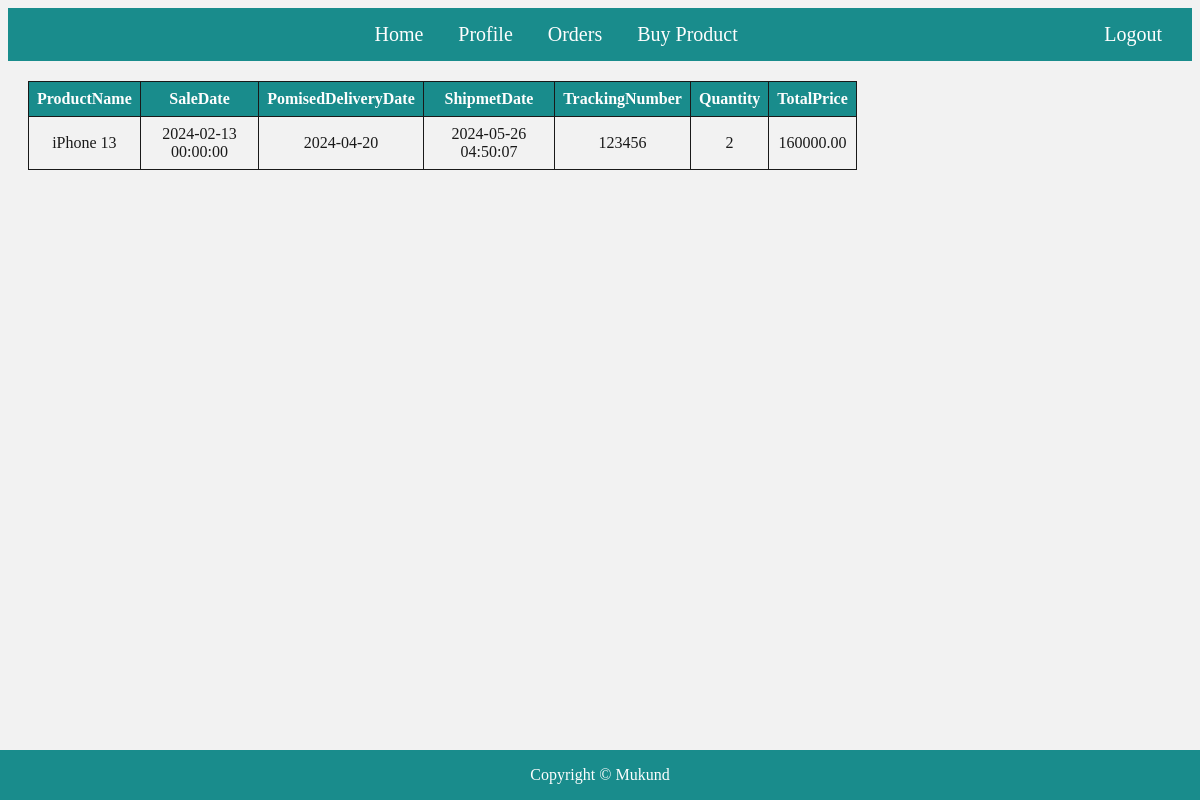
Page /user/order.php (signed in) on the committed database.
### tables this page shows
CREATE TABLE Sales (
    SaleID INT AUTO_INCREMENT PRIMARY KEY,
    CustomerID INT,
    ProductID INT,
    SaleDate TIMESTAMP DEFAULT CURRENT_TIMESTAMP,
    Quantity INT check(Quantity>=0),
    TotalPrice DECIMAL(10, 2),
    FOREIGN KEY (CustomerID) REFERENCES Customers(CustomerID) ON DELETE CASCADE ON UPDATE CASCADE,
    FOREIGN KEY (ProductID) REFERENCES Products(ProductID) ON DELETE CASCADE ON UPDATE CASCADE
);

CREATE TABLE Products (
    ProductID INT AUTO_INCREMENT ,
    Name VARCHAR(255),
    Description TEXT,
    ManufacturerID INT,
    Price DECIMAL(10, 2) check(price>0),
    PRIMARY KEY(ProductID),
    foreign key(ManufacturerID ) REFERENCES Manufacturer(ManufacturerID) ON DELETE CASCADE ON UPDATE CASCADE
);

CREATE TABLE Shipments (
    ShipmentID INT AUTO_INCREMENT PRIMARY KEY,
    SaleID INT,
    ShipperID INT,
    TrackingNumber VARCHAR(255) Unique ,
    ShipmentDate TIMESTAMP DEFAULT CURRENT_TIMESTAMP,
    DeliveryDate DATE,
    PromisedDeliveryDate DATE,
    FOREIGN KEY (SaleID) REFERENCES Sales(SaleID) ON DELETE CASCADE ON UPDATE CASCADE,
    FOREIGN KEY (ShipperID) REFERENCES Shippers(ShipperID) ON DELETE CASCADE ON UPDATE CASCADE
);

### user/order.php (the view, shortened to what this page needs)
<!DOCTYPE html>
<html>
<head>
    <link rel="stylesheet" href="admindashboard.css">
    <link rel="stylesheet" href="customer.css">
    <link rel="stylesheet" href="table.css">
</head>
<body>
<div class="navbar">
    <a href="customer_dashboard.php">Home</a>
        <a href="profile.php">Profile</a>
        <a href="order.php">Orders</a>
        <a href="buy.php">Buy Product</a>
        <a href="logout.php" class="logout">Logout</a>
    </div>
        <div class="content">
            <?php include "connection.php";?>
            <table>
                <tr>
                    <th>ProductName</th>
                    <th>SaleDate</th>
                    <th>PomisedDeliveryDate</th>
                    <th>ShipmetDate</th>
                    <th>TrackingNumber</th>
                    <th>Quantity</th>
                    <th>TotalPrice</th>
                </tr>
            <?php
                  $user=$_SESSION['user'];
                $query="select * from sales natural join products natural join shipments where CustomerID='$user'";
                $data=mysqli_query($con,$query);
                $result=mysqli_num_rows($data);
                if($result){
                 while($row=mysqli_fetch_array($data)){
                 ?>
                 <tr>
                    <td><?php echo $row['Name']?></td>
                    <td><?php echo $row['SaleDate']?></td>
                    <td><?php echo $row['PromisedDeliveryDate']?></td>
                    <td><?php echo $row['ShipmentDate']?></td>
                    <td><?php echo $row['TrackingNumber']?></td>
                    <td><?php echo $row['Quantity']?></td>
                    <td><?php echo $row['TotalPrice']?></td>
                </tr>
                 <?php
                 }
                }
                else
            {
            ?>
             <tr>
                <td>No record found</td>
             </tr>
             <?php
             }
           ?>
            </table>
        </div>
    <div class="footer">
        <p>Copyright © Mukund</p>
    </div>
</body>
</html>

### user/admindashboard.css (style rules this page uses)
body { background-color: #f2f2f2; opacity: 0.9; z-index: -1; }
.navbar { background-color: #008080; color: white; padding: 15px; text-align: center; font-size: 20px; }
.navbar a { color: white; text-decoration: none; margin: 0 15px; }
.logout { color: red; float: right; }
.content { width: 70%; padding: 20px; }
.footer { position: fixed; left: 0; bottom: 0; width: 100%; background-color: #008080; color: white; text-align: center; }

### user/table.css (style rules this page uses)
table { width: 100%; border-collapse: collapse; }
th { background-color: #008080; color: white; }
td, th { border: 1px solid #000; padding: 8px; text-align: center; }

### rows in the picture
sales: ProductID.Name "iPhone 13", SaleDate "2024-02-13 00:00:00", shipments.PromisedDeliveryDate "2024-04-20", shipments.ShipmentDate "2024-05-26 04:50:07", shipments.TrackingNumber "123456", Quantity "2", TotalPrice "160000.00"
